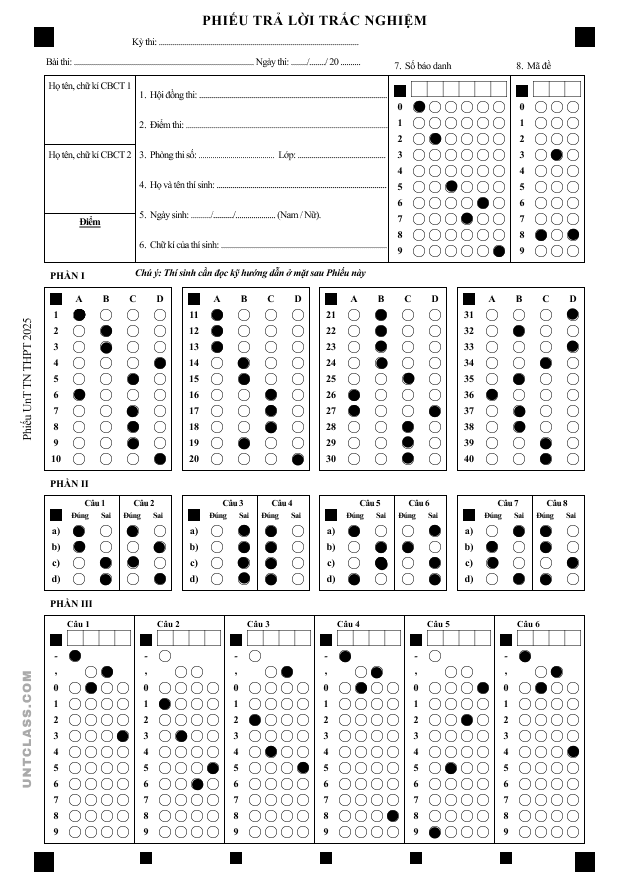
#> input picture dataset/form2.png, 630 x 891 px; the run also reads 1 picture not shown here
$ python process_image.py
#> lines starting #> are read from the running program, lines starting #| are printed output that depends on the picture; after the words box and inside, x2 and y2 are one past the last pixel; in counts of white or black regions, pixels touching at a corner belong together
import argparse
import copy
from itertools import combinations
from pathlib import Path

import cv2
import imutils
import numpy as np
import pandas as pd
from collections import defaultdict, OrderedDict


PROJECT_ROOT = Path(__file__).resolve().parents[1]
DEFAULT_REFERENCE_IMAGE = PROJECT_ROOT / "dataset" / "form2.png"
DEFAULT_TEMPLATE_IMAGE = PROJECT_ROOT / "dataset" / "form1.png"
MARKER_TEMPLATE_IMAGE = PROJECT_ROOT / "dataset" / "form_markers.png"
DEFAULT_ANSWER_KEY = PROJECT_ROOT / "answer_key.csv"
DEFAULT_OUTPUT_DIR = PROJECT_ROOT / "outputs"
MIN_ALIGNMENT_SCORE = 0.70
# A small photo upscales into a softer edge map, so the absolute score drops
# while the correct rotation still leads the other three.
MIN_ALIGNMENT_FLOOR = 0.48
MIN_ALIGNMENT_MARGIN = 0.12
# Faint red print has fewer edges than the blank form, so cosine stays low
# even when the warp sits on the grid. Coverage asks only whether the ink
# that is visible lands on the template, and the correct rotation must lead.
MIN_EDGE_AGREEMENT = 0.66
MIN_AGREEMENT_MARGIN = 0.08
MIN_COSINE_WITH_AGREEMENT = 0.28
EDGE_AGREEMENT_RADIUS = 5
# Empty bubble interiors sit near 0.03; a pencilled bubble is near 0.95.
MARKED_FILL = 0.45

_REFERENCE_CACHE = {}
_LAYOUT_CACHE = {}


def resolve_path(path):
#> in get_full_answers, img is the input picture: shape (891, 630, 3); min 0, max 255, mean 235.4
    path = Path(path).expanduser()
    if path.is_absolute():
        return path
    if path.exists():
        return path.resolve()

    project_candidate = PROJECT_ROOT / path
    if project_candidate.exists():
        return project_candidate.resolve()

    if path.parts and path.parts[0] == PROJECT_ROOT.name:
        package_candidate = PROJECT_ROOT.parent / path
        if package_candidate.exists():
            return package_candidate.resolve()

    return project_candidate.resolve()


def ensure_bgr(img):
    if img is None:
        raise ValueError("Could not read image")
    if len(img.shape) == 2:
        return cv2.cvtColor(img, cv2.COLOR_GRAY2BGR)
    if img.shape[2] == 4:
        return cv2.cvtColor(img, cv2.COLOR_BGRA2BGR)
    return img


def order_points(points):
    points = np.asarray(points, dtype=np.float32)
    rect = np.zeros((4, 2), dtype=np.float32)
    sums = points.sum(axis=1)
    rect[0] = points[np.argmin(sums)]
    rect[2] = points[np.argmax(sums)]

    diff = np.diff(points, axis=1)
    rect[1] = points[np.argmin(diff)]
    rect[3] = points[np.argmax(diff)]
    return rect


def dark_mask(gray):
    """Solid black squares, kept apart from pencil marks and page shadows.

    Otsu and adaptive thresholds join a corner square to the shadow along a
    wrinkled page, so the square is no longer its own contour. A black-hat
    keeps dark blobs about the size of those squares.
    """
    short_side = min(gray.shape[:2])
    kernel_size = max(21, int(short_side * 0.045))
    if kernel_size % 2 == 0:
        kernel_size += 1
    kernel = cv2.getStructuringElement(cv2.MORPH_RECT, (kernel_size, kernel_size))
    hat = cv2.morphologyEx(gray, cv2.MORPH_BLACKHAT, kernel)
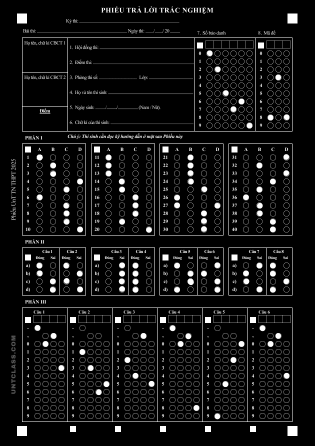
#> hat: shape (891, 630) (shown at 1/2 size); min 0, max 255, mean 19.6
    peak = float(np.percentile(hat, 99))
#> peak = 255
    threshold = max(25, int(peak * 0.45))
#> threshold = 114
    _, mask = cv2.threshold(hat, threshold, 255, cv2.THRESH_BINARY)
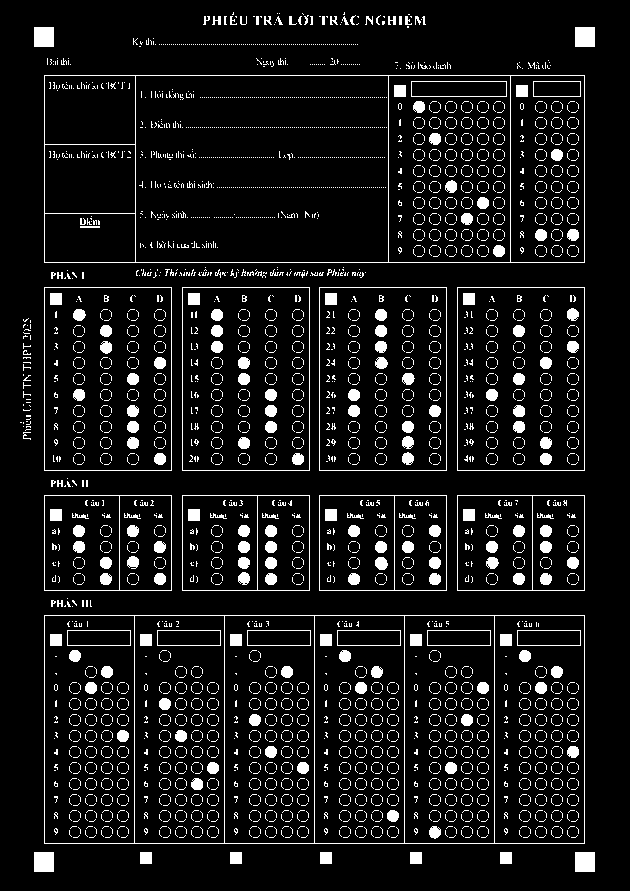
#> mask: shape (891, 630); 8.7% white; 3421 white regions (3210 under 20 px), largest, box (x1, y1, x2, y2) and area: (44, 615, 585, 844) 2671, (44, 75, 585, 263) 2192, (44, 287, 172, 471) 620
    return cv2.morphologyEx(mask, cv2.MORPH_OPEN, np.ones((3, 3), np.uint8))
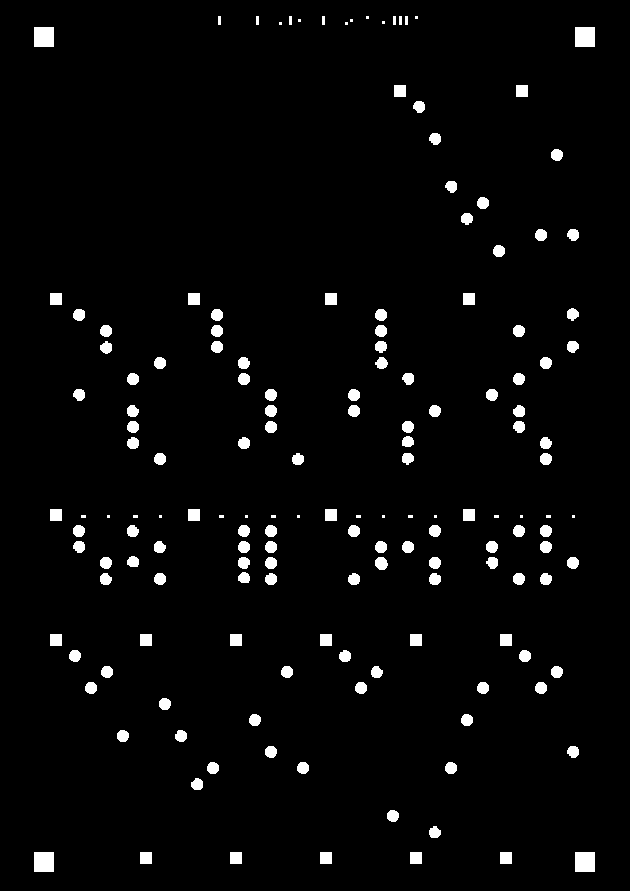
#> returned value: shape (891, 630); 3.1% white; 161 white regions (23 under 20 px)


def find_marker_candidates(img):
    img = ensure_bgr(img)
    gray = cv2.cvtColor(img, cv2.COLOR_BGR2GRAY)
    mask = dark_mask(gray)
    cnts = cv2.findContours(mask, cv2.RETR_EXTERNAL, cv2.CHAIN_APPROX_SIMPLE)
#> cnts = 161 contours, 30 with area under 20; largest, box (x1, y1, x2, y2) and area: (575, 852, 595, 872) 361, (34, 852, 54, 872) 361, (575, 27, 595, 47) 361, (34, 27, 54, 47) 361, (500, 852, 512, 864) 121
    cnts = imutils.grab_contours(cnts)

    h_img, w_img = gray.shape[:2]
    short_side = min(h_img, w_img)
    min_side = max(6, int(short_side * 0.003))
    max_side = max(24, int(short_side * 0.09))

    candidates = []
    for cnt in cnts:
        x, y, w, h = cv2.boundingRect(cnt)
        if w < min_side or h < min_side or w > max_side or h > max_side:
            continue

        aspect = w / float(h)
        if not 0.65 <= aspect <= 1.45:
            continue

        rect_area = w * h
        contour_area = cv2.contourArea(cnt)
        if rect_area <= 0:
            continue

        fill_ratio = contour_area / float(rect_area)
        roi = mask[y:y + h, x:x + w]
        dark_ratio = cv2.countNonZero(roi) / float(rect_area)
        perimeter = cv2.arcLength(cnt, True)
        approx = cv2.approxPolyDP(cnt, 0.04 * perimeter, True)

        if dark_ratio < 0.5 or fill_ratio < 0.55:
            continue
        if len(approx) > 6 and fill_ratio < 0.8:
            continue

        candidates.append({
            "box": (x, y, w, h),
            "center": (x + w / 2.0, y + h / 2.0),
            "area": contour_area,
            "score": contour_area * fill_ratio * dark_ratio,
        })
#> this loop made 161 passes
#> (x, y, w, h, aspect, rect_area, contour_area, fill_ratio) on passes 8 to 10: (429, 826, 12, 12, 1, 144, 93, 0.646), (387, 810, 12, 12, 1, 144, 100, 0.694), (191, 778, 12, 12, 1, 144, 97.5, 0.677)
#> after the loop, candidates = 110 items

    return candidates


def _large_marker_cluster(candidates):
    """Corner squares are the big fiducials. The smaller ticks sit inside them."""
    if not candidates:
        return []
    largest = max(item["area"] for item in candidates)
#> largest = 361
    cluster = [item for item in candidates if item["area"] >= largest * 0.40]
#> cluster = 4 items
    if len(cluster) >= 4:
        return cluster
    return candidates[:40]


def detect_corner_markers(img):
    img = ensure_bgr(img)
    h_img, w_img = img.shape[:2]
    candidates = _large_marker_cluster(find_marker_candidates(img))
#> candidates = 4 items
    if len(candidates) < 4:
        raise ValueError(f"Need 4 corner markers, found {len(candidates)}")

    best_points = None
    best_score = -1
    image_area = float(w_img * h_img)
    for indexes in combinations(range(len(candidates)), 4):
        points = np.array([candidates[i]["center"] for i in indexes], dtype=np.float32)
        ordered = order_points(points)
        quad_area = abs(cv2.contourArea(ordered.reshape(-1, 1, 2)))
        if quad_area < image_area * 0.005:
            continue

        width_top = np.linalg.norm(ordered[1] - ordered[0])
        width_bottom = np.linalg.norm(ordered[2] - ordered[3])
        height_left = np.linalg.norm(ordered[3] - ordered[0])
        height_right = np.linalg.norm(ordered[2] - ordered[1])
        if min(width_top, width_bottom, height_left, height_right) < min(h_img, w_img) * 0.08:
            continue

        marker_score = sum(candidates[i]["score"] for i in indexes)
        balance = min(width_top, width_bottom) / max(width_top, width_bottom)
        balance *= min(height_left, height_right) / max(height_left, height_right)
        score = quad_area * balance + marker_score * 25

        if score > best_score:
            best_score = score
            best_points = ordered
#> this loop made 1 pass
#> (indexes, sums in order_points, diff in order_points, quad_area, width_top, width_bottom) on pass 1: ((0, 1, 2, 3), [1447, 906, 622, 81], [277, 818, -548, -7], 446325, 541, 541)
#> after the loop, best_score = 478905.2

    if best_points is None:
        raise ValueError("Could not identify the four outer corner markers")

    return best_points


def edge_signature(img):
    gray = cv2.cvtColor(ensure_bgr(img), cv2.COLOR_BGR2GRAY)
    gray = cv2.GaussianBlur(gray, (3, 3), 0)
    edges = cv2.Canny(gray, 50, 150)
    kernel = np.ones((3, 3), np.uint8)
    return cv2.dilate(edges, kernel, iterations=1) > 0


def template_similarity(img, reference_img):
    img_edges = edge_signature(img)
    ref_edges = edge_signature(reference_img)
    overlap = np.logical_and(img_edges, ref_edges).sum()
    denom = np.sqrt(img_edges.sum() * ref_edges.sum())
    if denom == 0:
        return 0.0
    return overlap / denom


def edge_agreement(img, reference_img, radius=EDGE_AGREEMENT_RADIUS):
    """Fraction of this photo's edges that land on the template.

    Cosine shrinks when the print is faint because the blank form has many
    more edges. A dilated template asks only whether the edges we do see
    sit on the printed grid.
    """
    img_edges = edge_signature(img)
    count = int(img_edges.sum())
    if count < 50:
        return 0.0
    ref_edges = edge_signature(reference_img)
    kernel = np.ones((radius, radius), np.uint8)
    near_ref = cv2.dilate(ref_edges.astype(np.uint8), kernel) > 0
    return float(np.logical_and(img_edges, near_ref).sum() / count)


def load_reference(reference_path=DEFAULT_REFERENCE_IMAGE):
    reference_path = resolve_path(reference_path)
    cache_key = str(reference_path)
    if cache_key in _REFERENCE_CACHE:
        return _REFERENCE_CACHE[cache_key]

    reference_img = cv2.imread(str(reference_path))
    if reference_img is None:
        raise FileNotFoundError(f"Reference form not found: {reference_path}")

    reference_img = ensure_bgr(reference_img)
    reference_markers = detect_corner_markers(reference_img)
#> reference_markers = [[44, 37], [585, 37], [585, 862], [44, 862]]
    _REFERENCE_CACHE[cache_key] = (reference_img, reference_markers)
    return _REFERENCE_CACHE[cache_key]


# [23 lines left out: function _quad_from_contour, not called in this run]


def _paper_quad_from_mask(mask, image_shape):
    h_img, w_img = image_shape
    cnts, _ = cv2.findContours(mask, cv2.RETR_EXTERNAL, cv2.CHAIN_APPROX_SIMPLE)
    if not cnts:
        return None
    contour = max(cnts, key=cv2.contourArea)
    area = cv2.contourArea(contour)
    fraction = area / float(h_img * w_img)
    # A scan that already fills the frame is handled by the corner markers.
    # A sheet photographed from farther away can be only a few percent of the frame.
    if fraction < 0.02 or fraction > 0.92:
        return None
    quad = _quad_from_contour(contour)
    if quad is None:
        return None
    rect = order_points(quad)
    width = max(np.linalg.norm(rect[1] - rect[0]), np.linalg.norm(rect[2] - rect[3]))
    height = max(np.linalg.norm(rect[3] - rect[0]), np.linalg.norm(rect[2] - rect[1]))
    if width < 40 or height < 40:
        return None
    aspect = width / height
    if not 0.40 <= aspect <= 2.5:
        return None
    return rect


def find_paper_quad(img):
    """Largest bright page on a darker background, or None when the sheet fills the frame."""
    gray = cv2.cvtColor(ensure_bgr(img), cv2.COLOR_BGR2GRAY)
    blurred = cv2.GaussianBlur(gray, (5, 5), 0)
    h_img, w_img = gray.shape[:2]
    kernel = max(15, int(min(h_img, w_img) * 0.02))
    if kernel % 2 == 0:
        kernel += 1
    close_kernel = cv2.getStructuringElement(cv2.MORPH_RECT, (kernel, kernel))
    open_kernel = cv2.getStructuringElement(cv2.MORPH_RECT, (9, 9))

    masks = []
    _, otsu = cv2.threshold(blurred, 0, 255, cv2.THRESH_BINARY | cv2.THRESH_OTSU)
    masks.append(otsu)
    # A light desk sits close to the paper, so Otsu can miss it. Try a stricter bright cut.
    bright_cut = int(np.percentile(blurred, 55))
    _, strict = cv2.threshold(blurred, max(140, bright_cut), 255, cv2.THRESH_BINARY)
    masks.append(strict)

    best = None
    best_area = 0
    for mask in masks:
        closed = cv2.morphologyEx(mask, cv2.MORPH_CLOSE, close_kernel)
        closed = cv2.morphologyEx(closed, cv2.MORPH_OPEN, open_kernel)
        quad = _paper_quad_from_mask(closed, (h_img, w_img))
        if quad is None:
            continue
        area = abs(cv2.contourArea(quad.reshape(-1, 1, 2)))
        if area > best_area:
            best_area = area
            best = quad
    return best


# [18 lines left out: function warp_quad, not called in this run]


def rectify_sheet(img):
    """Pull a photographed page off the desk and view it top-down. Scans pass through."""
    quad = find_paper_quad(img)
    if quad is None:
        return ensure_bgr(img), None
    return warp_quad(img, quad), quad


def template_candidates(reference_path):
    """The requested form, plus the built-in sheets that share the same answer blocks."""
    found = []
    for path in (reference_path, DEFAULT_REFERENCE_IMAGE, MARKER_TEMPLATE_IMAGE):
        resolved = resolve_path(path)
        if resolved.exists() and resolved not in found:
            found.append(resolved)
    return found


def normalize_answer_sheet(img, reference_path=DEFAULT_REFERENCE_IMAGE, debug_dir=None):
    """Warp a photo onto the built-in form it matches.

    Some sheets use four corner squares. Others scatter smaller squares down the
    page. In both cases the outer four squares define the page, and the winning
    template is the blank form whose printed grid lines up after that warp.
    """
    img = ensure_bgr(img)
    best = None
    last_error = None
    for candidate in template_candidates(reference_path):
        try:
            warped, matrix, score = _align_to_reference(img, candidate, debug_dir=None)
        except ValueError as exc:
            last_error = exc
            continue
        if best is None or score > best[2]:
            best = (warped, matrix, score, candidate)
    if best is None:
        raise last_error or ValueError(
            "Could not align the sheet. The outer black squares need to stay visible."
        )
    warped, matrix, score, chosen = best
    if debug_dir is not None:
        debug_dir = Path(debug_dir)
        debug_dir.mkdir(parents=True, exist_ok=True)
        cv2.imwrite(str(debug_dir / "aligned_sheet.jpg"), warped)
    return warped, matrix, score, chosen


def _warp_markers(image, reference_img, reference_markers):
    h_ref, w_ref = reference_img.shape[:2]
    source_markers = detect_corner_markers(image)
#> the loop in find_marker_candidates (call 2), `for cnt in cnts:` made 161 passes
#> cnt on passes 6, 7, 32: [[140, 852], [140, 863], [151, 863], [151, 852]], [[34, 852], [34, 871], [53, 871], [53, 852]], [[500, 634], [500, 645], [511, 645], [511, 634]]
#> the loop in detect_corner_markers (call 2), `for indexes in combinations(range(len(candidates)), 4):` made 1 pass
#> indexes on pass 1: (0, 1, 2, 3)
    best_warped = None
    best_score = -1.0
    second_score = -1.0
    best_agree = -1.0
    second_agree = -1.0
    best_matrix = None
    for shift in range(4):
        shifted_source = np.roll(source_markers, -shift, axis=0)
        matrix = cv2.getPerspectiveTransform(shifted_source, reference_markers)
        warped = cv2.warpPerspective(
            image,
            matrix,
            (w_ref, h_ref),
            flags=cv2.INTER_LINEAR,
            borderValue=(255, 255, 255),
        )
        score = float(template_similarity(warped, reference_img))
        agree = float(edge_agreement(warped, reference_img))
        if score > best_score:
            second_score = best_score
            second_agree = best_agree
            best_score = score
            best_agree = agree
            best_warped = warped
            best_matrix = matrix
        elif score > second_score:
            second_score = score
            second_agree = agree
#> this loop made 4 passes
#> pass 1, in edge_signature, `edges = cv2.Canny(gray, 50, 150)`:
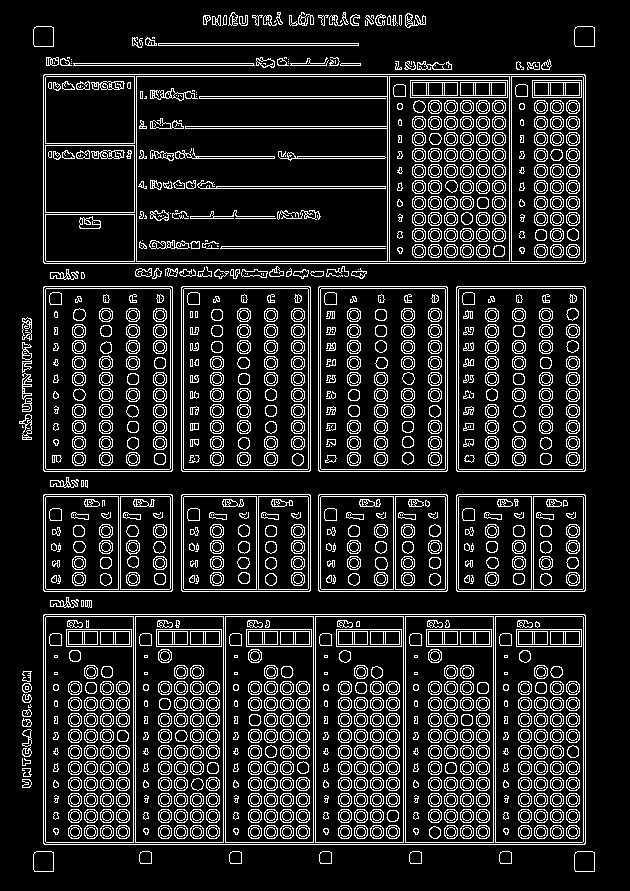
#> edges: shape (891, 630); 13.9% white in thin lines or dots, all inside (x1, y1, x2, y2) = (19, 12, 595, 872)
#> pass 1, in template_similarity, `img_edges = edge_signature(img)`:
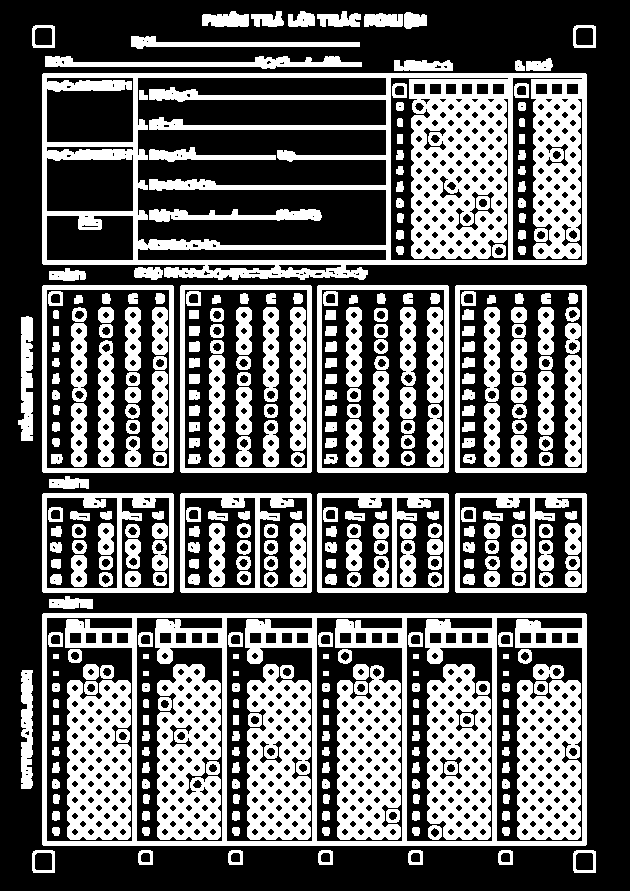
#> img_edges: shape (891, 630) bool; 37.5% white; 371 white regions, largest, box (x1, y1, x2, y2) and area: (42, 73, 587, 280) 41168, (42, 613, 587, 846) 20595, (157, 664, 221, 840) 8176
#> pass 1, in edge_agreement, `near_ref = cv2.dilate(ref_edges.astype(np.uint8), kernel) > 0`:
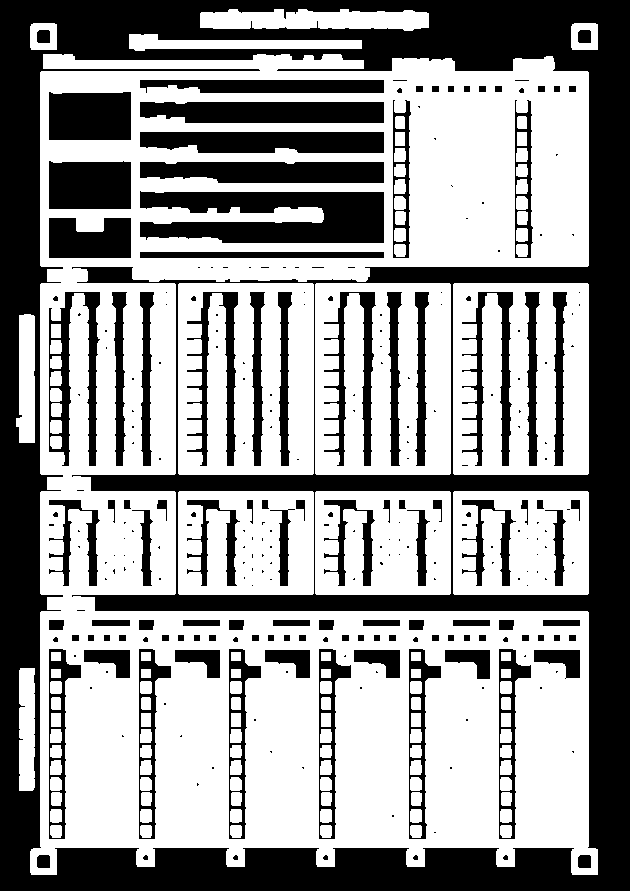
#> near_ref: shape (891, 630) bool; 59% white; 285 black regions (159 under 20 px), largest, box (x1, y1, x2, y2) and area: (0, 0, 630, 891) 137868, (140, 191, 384, 243) 9647, (140, 102, 384, 123) 4820
#> after the loop:
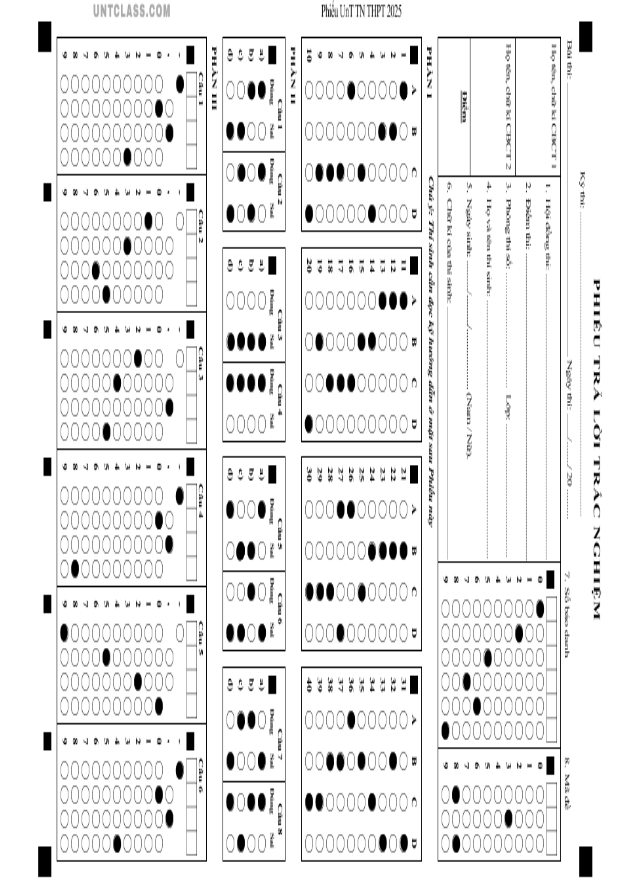
#> warped: shape (891, 630, 3); min 0, max 255, mean 235.3
    return best_warped, best_matrix, best_score, second_score, best_agree, second_agree


def _align_to_reference(img, reference_path, debug_dir=None):
    img = ensure_bgr(img)
    reference_img, reference_markers = load_reference(reference_path)
    # A wrinkled photo can make the page outline the wrong quadrilateral.
    # Keep the marker warp, and also the outline warp, whichever matches the form better.
    candidates = []
    try:
        candidates.append(_warp_markers(img, reference_img, reference_markers))
    except ValueError:
        pass
    rectified, paper_quad = rectify_sheet(img)
#> (the rest of the program and of its run is left out)
